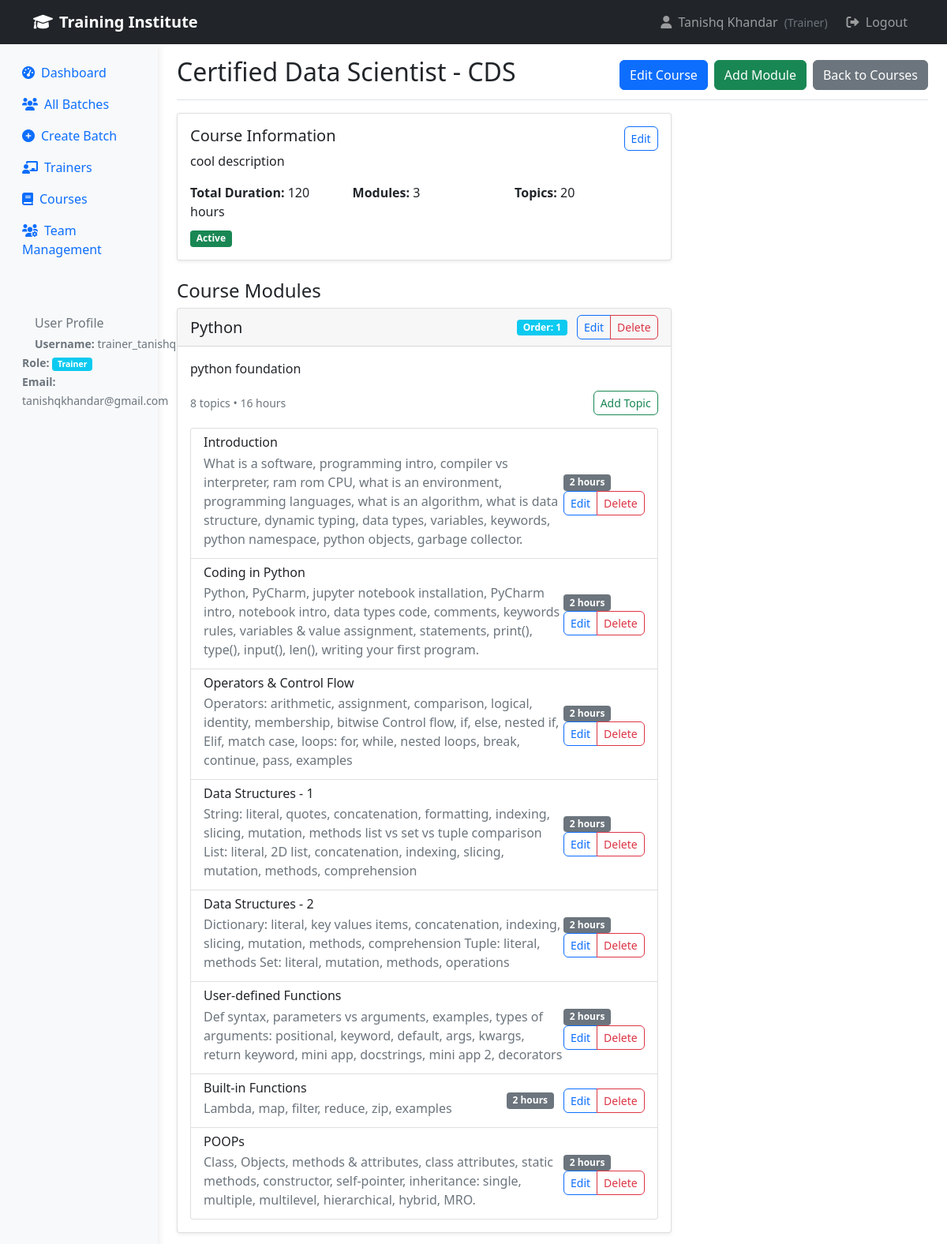
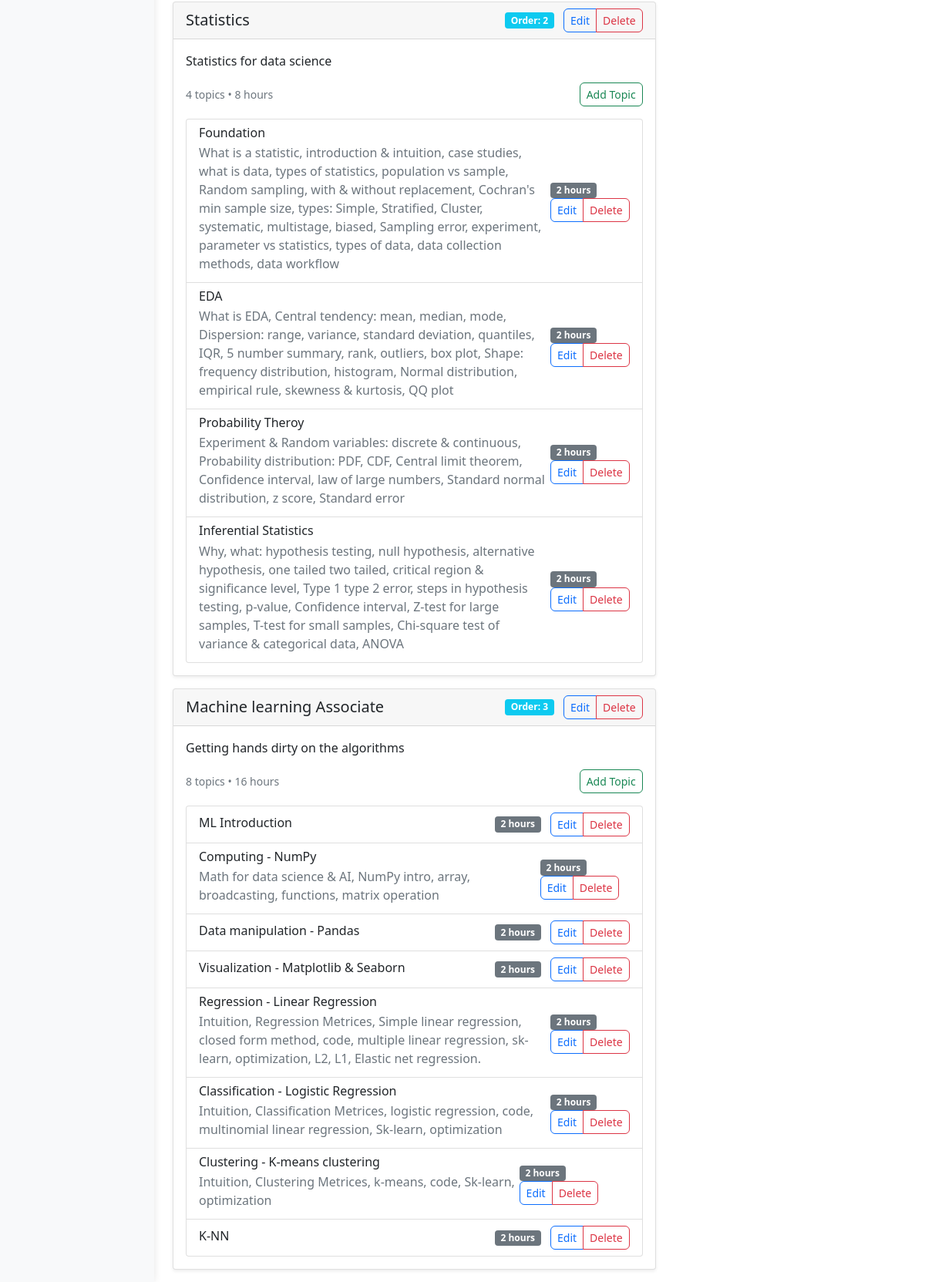
/course/1/ (signed in), run on the app's committed database (2 pictures, top to bottom).
### institute/models.py (models this page shows, shortened)
class UserProfile(models.Model):
    ROLE_CHOICES = [
        ('admin', 'Administrator'),
        ('manager', 'Manager'),
        ('trainer', 'Trainer'),
        ('student', 'Student'),
    ]
    user = models.OneToOneField(User, on_delete=models.CASCADE)
    role = models.CharField(max_length=20, choices=ROLE_CHOICES, default='student')
    phone = models.CharField(max_length=15, blank=True)
    department = models.CharField(max_length=100, blank=True)
    created_at = models.DateTimeField(auto_now_add=True)
    updated_at = models.DateTimeField(auto_now=True)

class Course(models.Model):
    name = models.CharField(max_length=200)
    description = models.TextField()
    total_duration_hours = models.IntegerField(default=120, help_text="Total course duration in hours")
    created_at = models.DateTimeField(auto_now_add=True)
    is_active = models.BooleanField(default=True)
    def get_total_topics(self):
        return Topic.objects.filter(module__course=self).count()
    def get_total_modules(self):
        return self.modules.count()

class Module(models.Model):
    course = models.ForeignKey(Course, on_delete=models.CASCADE, related_name='modules')
    name = models.CharField(max_length=200)
    description = models.TextField(blank=True)
    order = models.IntegerField(default=0)
    class Meta:
        ordering = ['order']
    def get_total_duration(self):
        return sum(topic.duration_hours for topic in self.topics.all())
    def get_topics_count(self):
        return self.topics.count()

class Topic(models.Model):
    module = models.ForeignKey(Module, on_delete=models.CASCADE, related_name='topics')
    name = models.CharField(max_length=200)
    description = models.TextField(blank=True)
    duration_hours = models.IntegerField(default=2, validators=[MinValueValidator(1)])
    order = models.IntegerField(default=0)
    class Meta:
        ordering = ['order']

### institute/views.py (the view)
# urls.py: path('course/<int:course_id>/', views.course_detail, name='course_detail'),
@login_required
@user_passes_test(is_admin)
def course_detail(request, course_id):
    course = get_object_or_404(Course, id=course_id)
    modules = course.modules.all()
    context = {
        'course': course,
        'modules': modules,
    }
    return render(request, 'institute/course_detail.html', context)

### institute/views.py (called while the page is built)
def is_admin(user):
    return user.is_staff or (hasattr(user, 'userprofile') and user.userprofile.role == 'admin')

### institute/templates/institute/course_detail.html (shortened to what this page needs)
{% extends 'institute/base.html' %}
{% block content %}
<div class="d-flex justify-content-between flex-wrap flex-md-nowrap align-items-center pt-3 pb-2 mb-3 border-bottom">
    <h1 class="h2">{{ course.name }}</h1>
    <div class="btn-toolbar mb-2 mb-md-0">
        <a href="{% url 'edit_course' course.id %}" class="btn btn-primary me-2">Edit Course</a>
        <a href="{% url 'add_module' course.id %}" class="btn btn-success me-2">Add Module</a>
        <a href="{% url 'course_list' %}" class="btn btn-secondary">Back to Courses</a>
    </div>
</div>
<div class="row">
    <div class="col-md-8">
        <div class="card mb-4">
            <div class="card-body">
                <div class="d-flex justify-content-between align-items-start">
                    <div>
                        <h5 class="card-title">Course Information</h5>
                        <p class="card-text">{{ course.description }}</p>
                    </div>
                    <a href="{% url 'edit_course' course.id %}" class="btn btn-sm btn-outline-primary">Edit</a>
                </div>
                <div class="row mt-3">
                    <div class="col-md-4">
                        <strong>Total Duration:</strong> {{ course.total_duration_hours }} hours
                    </div>
                    <div class="col-md-4">
                        <strong>Modules:</strong> {{ course.get_total_modules }}
                    </div>
                    <div class="col-md-4">
                        <strong>Topics:</strong> {{ course.get_total_topics }}
                    </div>
                </div>
                <div class="mt-2">
                    <span class="badge bg-{% if course.is_active %}success{% else %}secondary{% endif %}">
                        {% if course.is_active %}Active{% else %}Inactive{% endif %}
                    </span>
                </div>
            </div>
        </div>
        <h4>Course Modules</h4>
        {% for module in modules %}
        <div class="card module-card mb-3">
            <div class="card-header d-flex justify-content-between align-items-center">
                <h5 class="mb-0">{{ module.name }}</h5>
                <div>
                    <span class="badge bg-info me-2">Order: {{ module.order }}</span>
                    <div class="btn-group">
                        <a href="{% url 'edit_module' module.id %}" class="btn btn-sm btn-outline-primary">Edit</a>
                        <a href="{% url 'delete_module' module.id %}" class="btn btn-sm btn-outline-danger">Delete</a>
                    </div>
                </div>
            </div>
            <div class="card-body">
                {% if module.description %}
                <p class="card-text">{{ module.description }}</p>
                {% endif %}
                <div class="d-flex justify-content-between align-items-center mb-3">
                    <small class="text-muted">
                        {{ module.get_topics_count }} topics • {{ module.get_total_duration }} hours
                    </small>
                    <a href="{% url 'add_topic' module.id %}" class="btn btn-sm btn-outline-success">Add Topic</a>
                </div>
                {% if module.topics.all %}
                <div class="list-group">
                    {% for topic in module.topics.all %}
                    <div class="list-group-item">
                        <div class="d-flex justify-content-between align-items-center">
                            <div>
                                <h6 class="mb-1">{{ topic.name }}</h6>
                                {% if topic.description %}
                                <p class="mb-1 text-muted">{{ topic.description }}</p>
                                {% endif %}
                            </div>
                            <div>
                                <span class="badge bg-secondary me-2">{{ topic.duration_hours }} hours</span>
                                <div class="btn-group">
                                    <a href="{% url 'edit_topic' topic.id %}" class="btn btn-sm btn-outline-primary">Edit</a>
                                    <a href="{% url 'delete_topic' topic.id %}" class="btn btn-sm btn-outline-danger">Delete</a>
                                </div>
                            </div>
                        </div>
                    </div>
                    {% endfor %}
                </div>
                {% else %}
                <div class="text-center text-muted py-3">
                    <p>No topics added yet.</p>
                    <a href="{% url 'add_topic' module.id %}" class="btn btn-sm btn-primary">Add First Topic</a>
                </div>
                {% endif %}
            </div>
        </div>
        {% endfor %}
    </div>
</div>
{% endblock %}

### institute/templates/institute/base.html (shortened to what this page needs)
<!DOCTYPE html>
<html lang="en">
<head>
    <link href="https://cdn.jsdelivr.net/npm/bootstrap@5.1.3/dist/css/bootstrap.min.css" rel="stylesheet">
    <link rel="stylesheet" href="https://cdnjs.cloudflare.com/ajax/libs/font-awesome/6.0.0/css/all.min.css">
</head>
<body>
    <nav class="navbar navbar-expand-lg navbar-dark bg-dark">
        <div class="container">
            <a class="navbar-brand" href="{% url 'dashboard' %}">
                <i class="fas fa-graduation-cap me-2"></i>Training Institute
            </a>
            <div class="navbar-nav ms-auto">
                {% if user.is_authenticated %}
                    <span class="navbar-text me-3">
                        <i class="fas fa-user me-1"></i>
                        {{ user.get_full_name|default:user.username }}
                        <small class="text-muted ms-1">
                            ({% if user.userprofile.role %}{{ user.userprofile.get_role_display }}{% else %}User{% endif %})
                        </small>
                    </span>
                    <a href="{% url 'logout' %}" class="nav-link" onclick="event.preventDefault(); document.getElementById('logout-form').submit();">
                        <i class="fas fa-sign-out-alt me-1"></i> Logout
                    </a>
                {% else %}
                    <a class="nav-link" href="{% url 'login' %}">
                        <i class="fas fa-sign-in-alt me-1"></i> Login
                    </a>
                {% endif %}
            </div>
        </div>
    </nav>
    <div class="container-fluid">
        <div class="row">
            {% if user.is_authenticated %}
            <nav class="col-md-3 col-lg-2 d-md-block sidebar collapse">
                <div class="position-sticky pt-3">
                    <ul class="nav flex-column">
                        {% if user.is_staff or user.userprofile.role == 'admin' %}
                            <li class="nav-item">
                                <a class="nav-link {% if request.resolver_match.url_name == 'dashboard' or request.resolver_match.url_name == 'admin_dashboard' %}active{% endif %}" href="{% url 'dashboard' %}">
                                    <i class="fas fa-tachometer-alt me-2"></i>Dashboard
                                </a>
                            </li>
                            <li class="nav-item">
                                <a class="nav-link {% if request.resolver_match.url_name == 'batch_list' %}active{% endif %}" href="{% url 'batch_list' %}">
                                    <i class="fas fa-users me-2"></i>All Batches
                                </a>
                            </li>
                            <li class="nav-item">
                                <a class="nav-link {% if request.resolver_match.url_name == 'create_batch' %}active{% endif %}" href="{% url 'create_batch' %}">
                                    <i class="fas fa-plus-circle me-2"></i>Create Batch
                                </a>
                            </li>
                            <li class="nav-item">
                                <a class="nav-link {% if request.resolver_match.url_name == 'trainer_list' %}active{% endif %}" href="{% url 'trainer_list' %}">
                                    <i class="fas fa-chalkboard-teacher me-2"></i>Trainers
                                </a>
                            </li>
                            <li class="nav-item">
                                <a class="nav-link {% if request.resolver_match.url_name == 'course_list' or request.resolver_match.url_name == 'course_detail' or request.resolver_match.url_name == 'create_course' %}active{% endif %}" href="{% url 'course_list' %}">
                                    <i class="fas fa-book me-2"></i>Courses
                                </a>
                            </li>
                            <li class="nav-item">
                                <a class="nav-link {% if request.resolver_match.url_name == 'team_management' or request.resolver_match.url_name == 'create_team_member' %}active{% endif %}" href="{% url 'team_management' %}">
                                    <i class="fas fa-users-cog me-2"></i>Team Management
                                </a>
                            </li>
                        {% endif %}
                    </ul>
                    {% if user.is_authenticated %}
                    <div class="mt-4 p-3 bg-light rounded">
                        <h6 class="sidebar-heading d-flex justify-content-between align-items-center px-3 mt-4 mb-1 text-muted">
                            <span>User Profile</span>
                        </h6>
                        <ul class="nav flex-column">
                            <li class="nav-item">
                                <small class="text-muted px-3">
                                    <strong>Username:</strong> {{ user.username }}<br>
                                    <strong>Role:</strong>
                                    <span class="badge bg-{% if user.userprofile.role == 'admin' %}danger{% elif user.userprofile.role == 'manager' %}warning{% elif user.userprofile.role == 'trainer' %}info{% else %}secondary{% endif %}">
                                        {{ user.userprofile.get_role_display|default:"User" }}
                                    </span>
                                    {% if user.email %}
                                    <br><strong>Email:</strong> {{ user.email }}
                                    {% endif %}
                                </small>
                            </li>
                        </ul>
                    </div>
                    {% endif %}
                </div>
            </nav>
            {% endif %}
            <main class="{% if user.is_authenticated %}col-md-9 ms-sm-auto col-lg-10{% else %}col-12{% endif %} px-md-4">
                {% block content %}
                {% endblock %}
            </main>
        </div>
    </div>
</body>
</html>

### institute/templates/institute/base.html (style rules this page uses)
.sidebar { min-height: 100vh; background-color: #f8f9fa; }
.module-card { border-left: 4px solid #0d6efd; }
.sidebar { box-shadow: 0 0 10px rgba(0,0,0,0.1); }
.card { box-shadow: 0 0.125rem 0.25rem rgba(0, 0, 0, 0.075); border: 1px solid rgba(0,0,0,.125); }
.btn { border-radius: 0.375rem; }
.module-card { transition: transform 0.2s ease-in-out; }
.navbar-brand { font-weight: 600; }

### data on the page
Course: name "Certified Data Scientist - CDS", description "cool description", total_duration_hours "120", get_total_modules "3", get_total_topics "20"
Module: name "Python", order "1", description "python foundation", get_topics_count "8", get_total_duration "16"
Topic: name "Introduction", description "What is a software, programming intro, compiler vs interpreter, ram rom CPU, what is an environment, programming languages, what is an algorithm, what is data structure, dynamic typing, data types, variables, keywords, python namespace, python objects, garbage collector.", duration_hours "2"
Topic: name "Coding in Python", description "Python, PyCharm, jupyter notebook installation, PyCharm intro, notebook intro, data types code, comments, keywords rules, variables & value assignment, statements, print(), type(), input(), len(), writing your first program.", duration_hours "2"
Topic: name "Operators & Control Flow", description "Operators: arithmetic, assignment, comparison, logical, identity, membership, bitwise Control flow, if, else, nested if, Elif, match case, loops: for, while, nested loops, break, continue, pass, examples", duration_hours "2"
Topic: name "Data Structures - 1", description "String: literal, quotes, concatenation, formatting, indexing, slicing, mutation, methods list vs set vs tuple comparison List: literal, 2D list, concatenation, indexing, slicing, mutation, methods, comprehension", duration_hours "2"
Topic: name "Data Structures - 2", description "Dictionary: literal, key values items, concatenation, indexing, slicing, mutation, methods, comprehension Tuple: literal, methods Set: literal, mutation, methods, operations", duration_hours "2"
Topic: name "User-defined Functions", description "Def syntax, parameters vs arguments, examples, types of arguments: positional, keyword, default, args, kwargs, return keyword, mini app, docstrings, mini app 2, decorators", duration_hours "2"
Topic: name "Built-in Functions", description "Lambda, map, filter, reduce, zip, examples", duration_hours "2"
Topic: name "POOPs", description "Class, Objects, methods & attributes, class attributes, static methods, constructor, self-pointer, inheritance: single, multiple, multilevel, hierarchical, hybrid, MRO.", duration_hours "2"
Module: name "Statistics", order "2", description "Statistics for data science", get_topics_count "4", get_total_duration "8"
Topic: name "Foundation", description "What is a statistic, introduction & intuition, case studies, what is data, types of statistics, population vs sample, Random sampling, with & without replacement, Cochran's min sample size, types: Simple, Stratified, Cluster, systematic, multistage, biased, Sampling error, experiment, parameter vs statistics, types of data, data collection methods, data workflow", duration_hours "2"
Topic: name "EDA", description "What is EDA, Central tendency: mean, median, mode, Dispersion: range, variance, standard deviation, quantiles, IQR, 5 number summary, rank, outliers, box plot, Shape: frequency distribution, histogram, Normal distribution, empirical rule, skewness & kurtosis, QQ plot", duration_hours "2"
Topic: name "Probability Theroy", description "Experiment & Random variables: discrete & continuous, Probability distribution: PDF, CDF, Central limit theorem, Confidence interval, law of large numbers, Standard normal distribution, z score, Standard error", duration_hours "2"
Topic: name "Inferential Statistics", description "Why, what: hypothesis testing, null hypothesis, alternative hypothesis, one tailed two tailed, critical region & significance level, Type 1 type 2 error, steps in hypothesis testing, p-value, Confidence interval, Z-test for large samples, T-test for small samples, Chi-square test of variance & categorical data, ANOVA", duration_hours "2"
Module: name "Machine learning Associate", order "3", description "Getting hands dirty on the algorithms", get_topics_count "8", get_total_duration "16"
Topic: name "ML Introduction", duration_hours "2"
Topic: name "Computing - NumPy", description "Math for data science & AI, NumPy intro, array, broadcasting, functions, matrix operation", duration_hours "2"
Topic: name "Data manipulation - Pandas", duration_hours "2"
Topic: name "Visualization - Matplotlib & Seaborn", duration_hours "2"
Topic: name "Regression - Linear Regression", description "Intuition, Regression Metrices, Simple linear regression, closed form method, code, multiple linear regression, sk-learn, optimization, L2, L1, Elastic net regression.", duration_hours "2"
Topic: name "Classification - Logistic Regression", description "Intuition, Classification Metrices, logistic regression, code, multinomial linear regression, Sk-learn, optimization", duration_hours "2"
Topic: name "Clustering - K-means clustering", description "Intuition, Clustering Metrices, k-means, code, Sk-learn, optimization", duration_hours "2"
Topic: name "K-NN", duration_hours "2"

### other printed values
{{ user.get_full_name|default:user.username }} "Tanishq Khandar"
{{ user.userprofile.get_role_display }} "Trainer"
{{ user.username }} "trainer_tanishq"
{{ user.userprofile.get_role_display|default:"User" }} "Trainer"
{{ user.email }} "tanishqkhandar@gmail.com"
